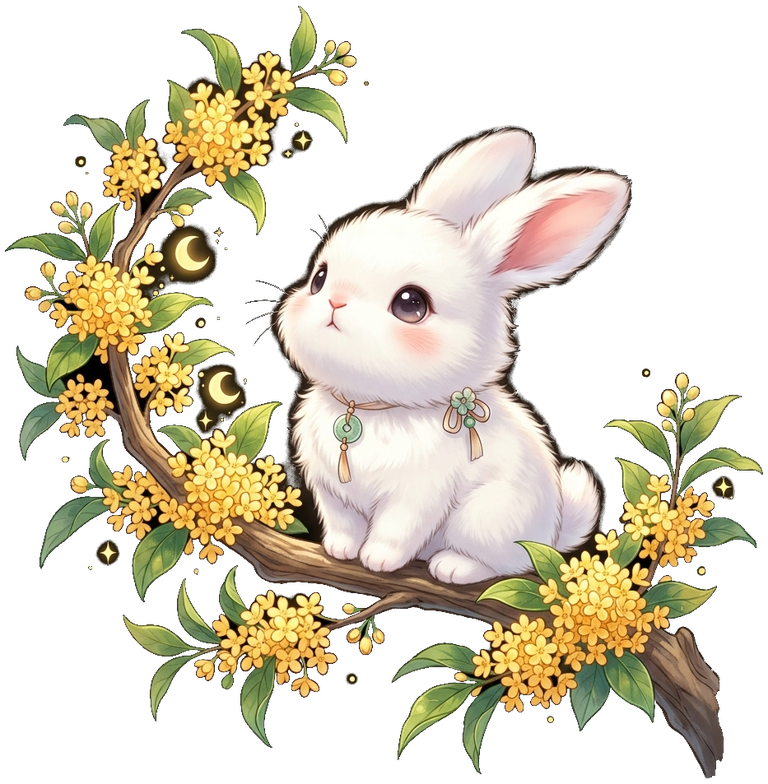
#> input picture assets/images/rabbit_branch_transparent.png, 768 x 784 px, shrunk from 933 x 953 before the run
$ python -i extract_assets.py   (imports and definitions only)
#> lines starting #> are read from the running program, lines starting #| are printed output that depends on the picture; after the words box and inside, x2 and y2 are one past the last pixel; in counts of white or black regions, pixels touching at a corner belong together
import os
from PIL import Image
import numpy as np
from scipy.ndimage import label, binary_dilation

def extract_from_black_background(input_path, output_path, bg_threshold=22, edge_feather=16):
#> called with output_path = 'out.png', bg_threshold = 22, edge_feather = 16
    print(f"Processing {input_path}...")
    img = Image.open(input_path).convert('RGB')
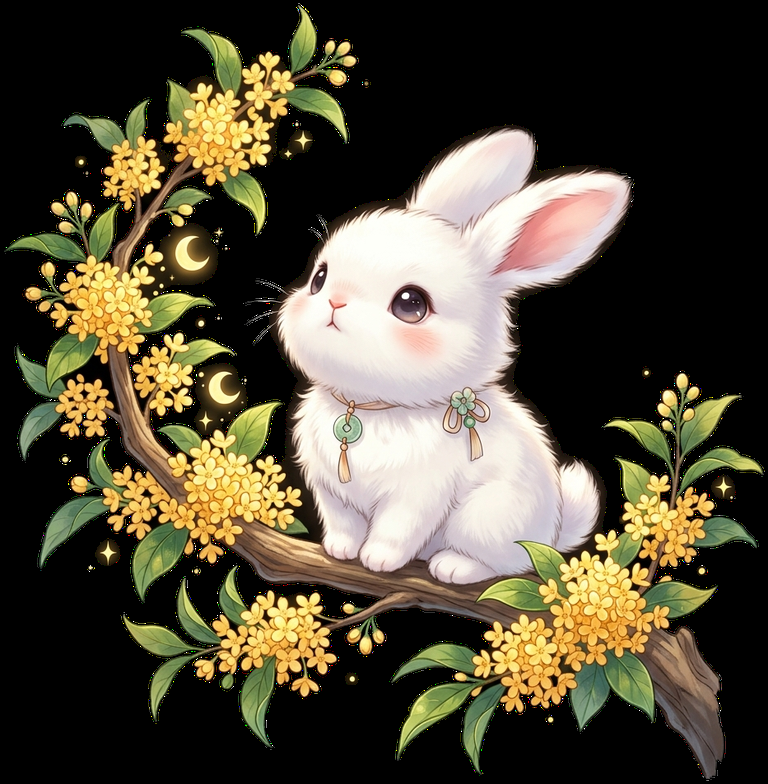
#> img: PIL image 768x784 RGB; mean R, G, B 82.3, 75.4, 56.7
    w, h = img.size
#> w = 768; h = 784
    arr = np.array(img, dtype=np.float32)

    # Brightness metric
    max_c = np.max(arr, axis=2)
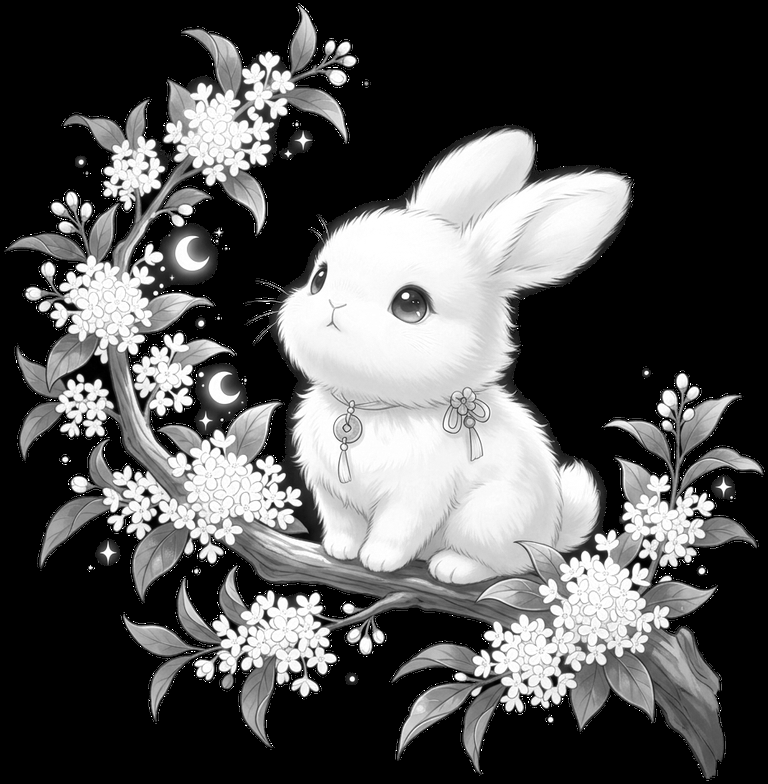
#> max_c: shape (784, 768) float32; min 0, max 255, mean 84.2

    # Mask of dark pixels connected to boundary
    is_dark = max_c < (bg_threshold + edge_feather)
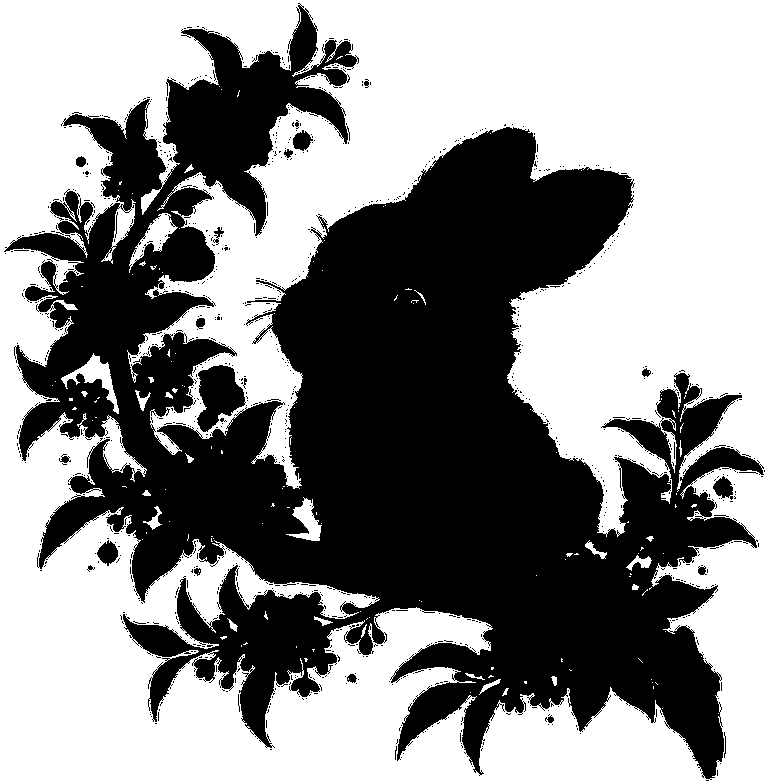
#> is_dark: shape (784, 768) bool; 55.3% white; 1019 black regions (998 under 20 px), largest, box (x1, y1, x2, y2) and area: (4, 3, 764, 780) 263162, (197, 365, 246, 432) 2059, (97, 540, 118, 566) 345

    # Label connected components
    labeled, num_features = label(is_dark)
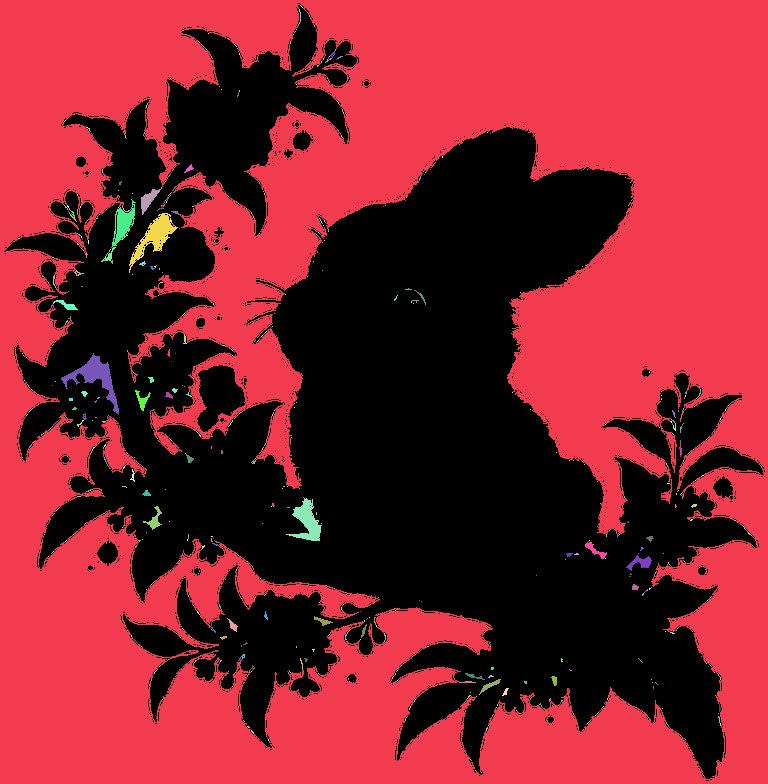
#> labeled: shape (784, 768) int32; 1017 distinct labels, from 0 to 1016; one colour per label, 0 black
#> num_features = 1016

    # Identify background components touching any image border
    border_pixels = np.concatenate([
        labeled[0, :], labeled[-1, :],
        labeled[:, 0], labeled[:, -1]
    ])
#> border_pixels = 3104 values from 1 to 1
    border_labels = set(border_pixels)
#> border_labels = 1 item
    border_labels.discard(0)

    # Create background mask
    bg_mask = np.isin(labeled, list(border_labels))
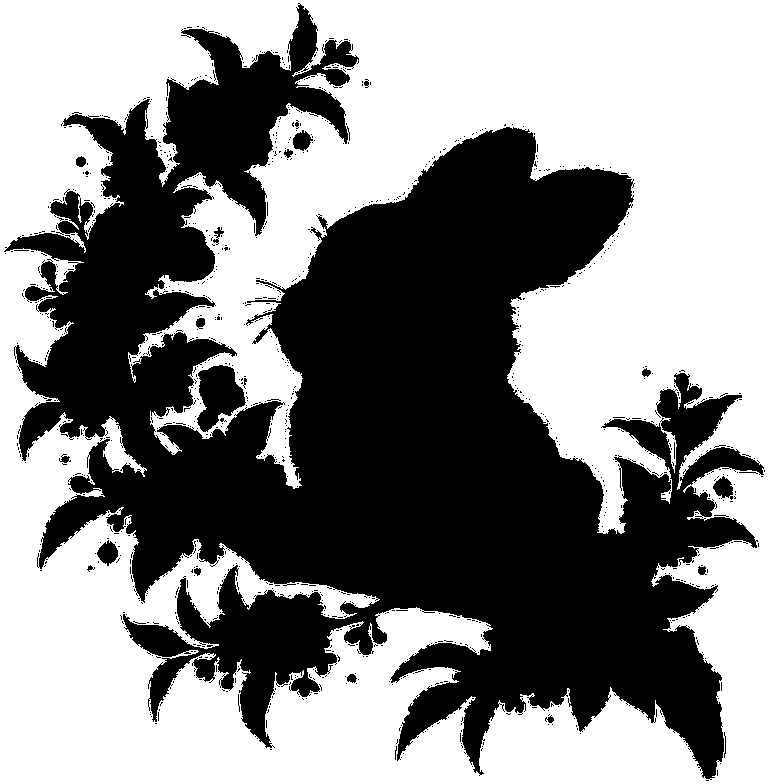
#> bg_mask: shape (784, 768) bool; 54.1% white; 997 black regions (977 under 20 px), largest, box (x1, y1, x2, y2) and area: (4, 3, 764, 780) 269955, (197, 365, 246, 432) 2061, (97, 540, 118, 566) 345

    # Calculate smooth alpha
    alpha = np.ones((h, w), dtype=np.float32) * 255.0

    # Smooth transition on border region
    edge_ratio = np.clip((max_c - bg_threshold) / max(1.0, float(edge_feather)), 0.0, 1.0)
    # Apply soft curve
    edge_ratio = edge_ratio * edge_ratio * (3.0 - 2.0 * edge_ratio)

    alpha[bg_mask] = edge_ratio[bg_mask] * 255.0
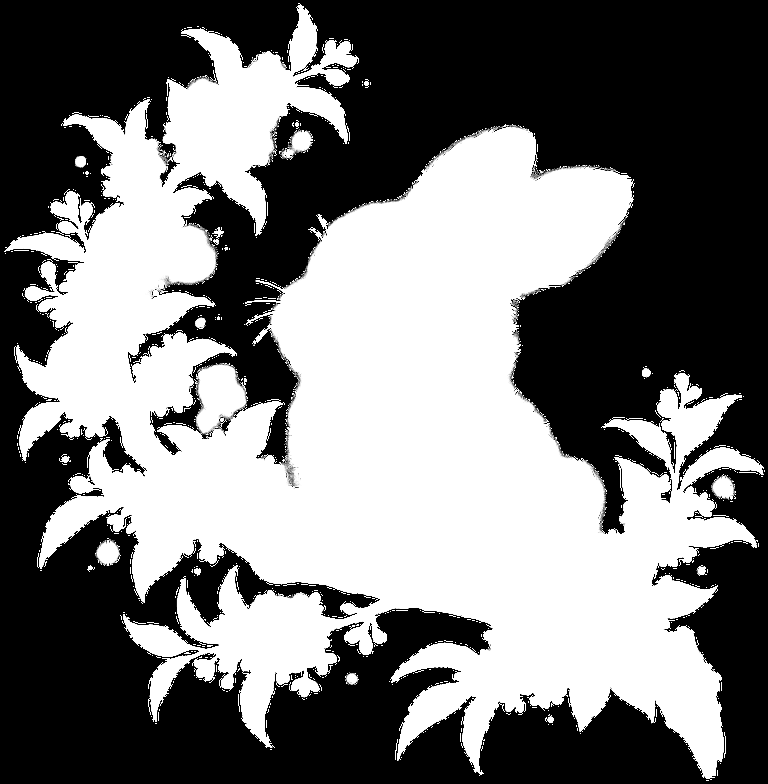
#> alpha: shape (784, 768) float32; min 0, max 255, mean 119.1

    # Build RGBA
    rgba = np.dstack([arr, alpha]).astype(np.uint8)
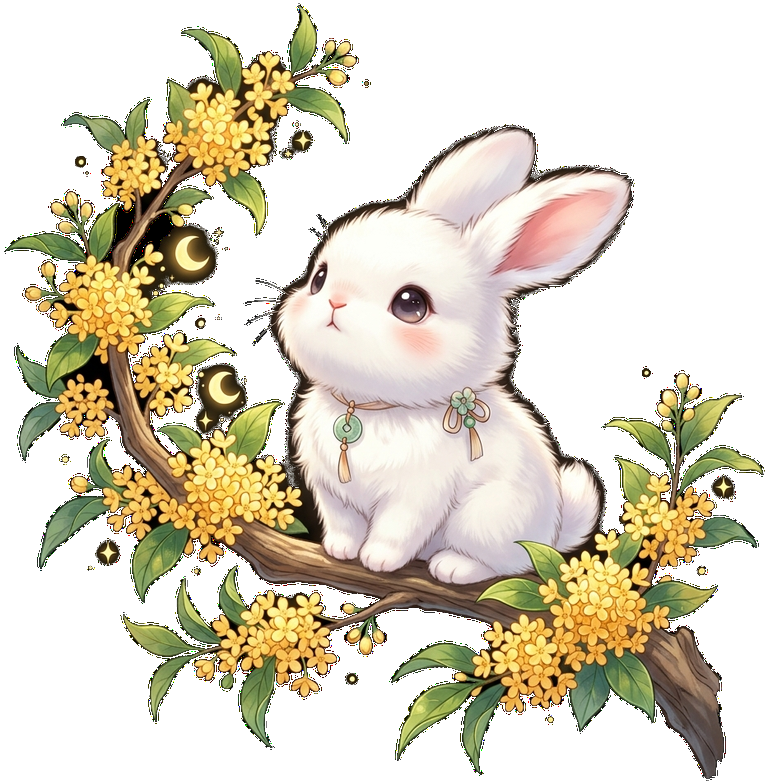
#> rgba: shape (784, 768, 4); mean R, G, B, A 82.3, 75.4, 56.7, 119.1; transparent parts drawn white
    out_img = Image.fromarray(rgba, 'RGBA')

    # Auto-crop bounding box where alpha > 10 to trim empty border padding
    bbox = out_img.getbbox()
#> bbox = (4, 3, 765, 781)
    if bbox:
        # Give small 6px margin
        margin = 6
        crop_box = (
            max(0, bbox[0] - margin),
            max(0, bbox[1] - margin),
            min(w, bbox[2] + margin),
            min(h, bbox[3] + margin)
        )
#> crop_box = (0, 0, 768, 784)
        out_img = out_img.crop(crop_box)

    out_img.save(output_path, 'PNG', optimize=True)
    print(f"Saved: {output_path} (new size: {out_img.size})")
#| Saved: out.png (new size: (768, 784))

artifacts_dir = r"C:\Users\LENOVO\.gemini\antigravity-ide\brain\2db3aade-7a8b-4465-b027-3790c90b16ad"
assets_dir = r"c:\Users\LENOVO\Downloads\Project\trung-thu\assets\images"

tasks = [
    (
        os.path.join(artifacts_dir, "rabbit_branch_iso_1790095790849.jpg"),
        os.path.join(assets_dir, "rabbit_branch_transparent.png"),
        24, 18
    ),
    (
        os.path.join(artifacts_dir, "screen_sky_lantern_1790095841353.jpg"),
        os.path.join(assets_dir, "sky_lantern_screen_transparent.png"),
        20, 16
    ),
    (
        os.path.join(artifacts_dir, "real_star_lantern_1790094472794.jpg"),
        os.path.join(assets_dir, "star_lantern_transparent.png"),
        22, 16
    ),
    (
        os.path.join(artifacts_dir, "real_lotus_lantern_1790094493714.jpg"),
        os.path.join(assets_dir, "lotus_lantern_transparent.png"),
        20, 16
    ),
    (
        os.path.join(artifacts_dir, "real_carp_lantern_1790094512077.jpg"),
        os.path.join(assets_dir, "carp_lantern_transparent.png"),
        22, 16
    )
]

# [7 lines not run here, left out]

>>> result = extract_from_black_background('assets/images/rabbit_branch_transparent.png', 'out.png')

$ run again, on assets/images/lotus_clean_transparent.png
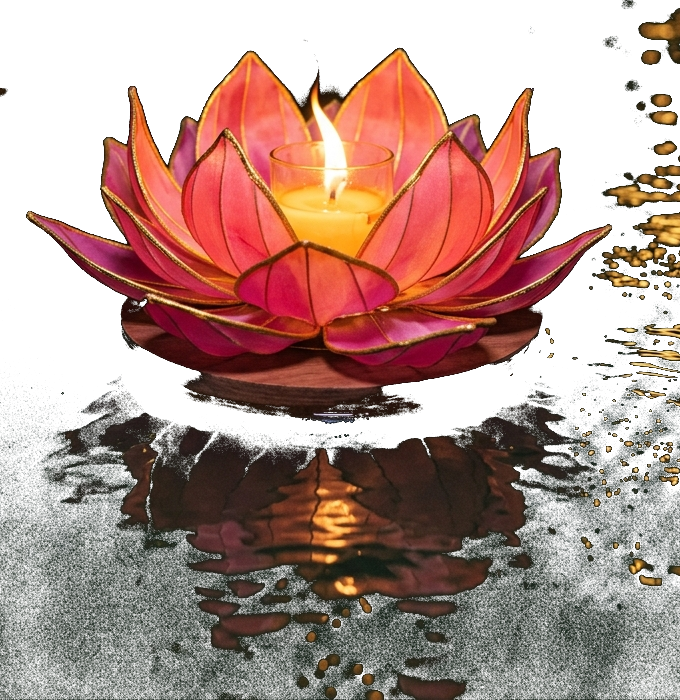
#> input picture assets/images/lotus_clean_transparent.png, 680 x 700 px
#> is_dark: shape (700, 680) bool; 60.6% white; 401 black regions (304 under 20 px), largest, box (x1, y1, x2, y2) and area: (26, 48, 612, 423) 125567, (150, 420, 567, 613) 41516, (199, 600, 291, 650) 2193
#> in extract_from_black_background, `labeled, num_features = label(is_dark)`:
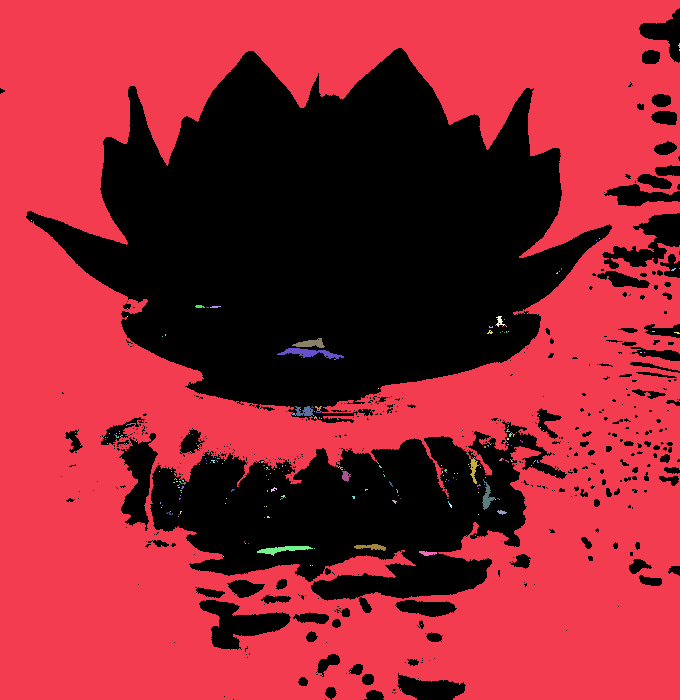
#> labeled: shape (700, 680) int32; 270 distinct labels, from 0 to 269; one colour per label, 0 black
#> num_features = 269
#> border_pixels = 2760 values, max 44 at index 2461, min 0 at index 913, mean 0.946
#> border_labels = 7 items
#> bg_mask: shape (700, 680) bool; 60.2% white; 395 black regions (298 under 20 px), largest, box (x1, y1, x2, y2) and area: (26, 48, 612, 423) 126395, (150, 420, 567, 613) 42667, (199, 600, 291, 650) 2193
#> in extract_from_black_background, `rgba = np.dstack([arr, alpha]).astype(np.uint8)`:
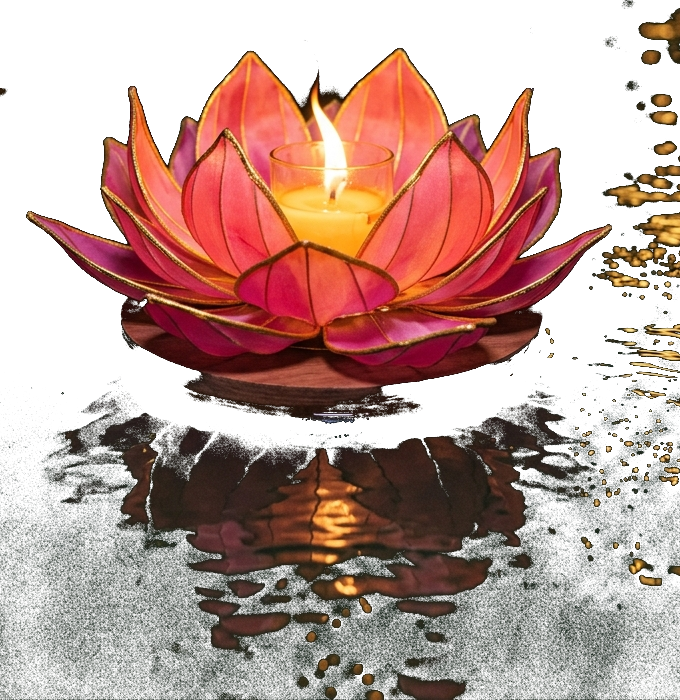
#> rgba: shape (700, 680, 4); mean R, G, B, A 66.7, 39.4, 30.1, 126.8; transparent parts drawn white
#> bbox = (0, 0, 680, 700)
#| Saved: out.png (new size: (680, 700))
